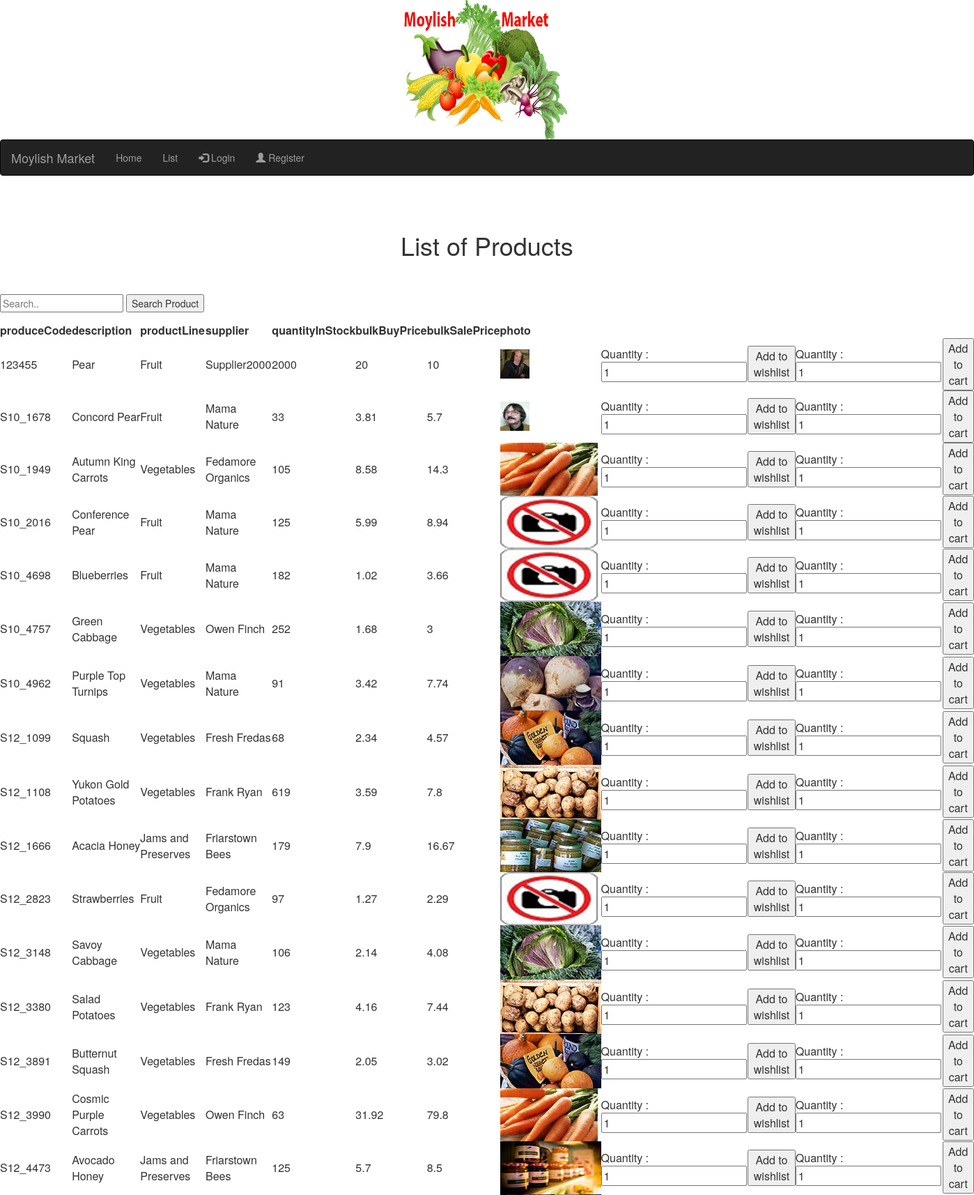
The page /index.php/product/searchProduct (upper part) on the database its author committed.
### tables this page shows
CREATE TABLE `products` (
  `produceCode` varchar(15) NOT NULL,
  `description` varchar(70) NOT NULL,
  `productLine` varchar(50) NOT NULL,
  `supplier` varchar(50) NOT NULL,
  `quantityInStock` smallint(6) NOT NULL,
  `bulkBuyPrice` double NOT NULL,
  `bulkSalePrice` double NOT NULL,
  `photo` varchar(40) NOT NULL
);

### application/controllers/product.php (called while the page is built, shortened)
<?php if ( ! defined('BASEPATH')) exit('No direct script access allowed');
class Product extends CI_Controller {
public function __construct(){
$this->load->model('ProductModel');
$this->load->helper('form');
$this->load->helper('html');
$this->load->helper('url');
$this->load->library('form_validation');
		$this->load->library('session');
}
	public function searchProduct()
	{
		$search = $this->input->post('search');
		$data['product_info']= $this->ProductModel->get_search_products($search);
		$this->load->view('productShopView', $data);
	}
}
?>

### index.php (called while the page is built, shortened)
<?php
require_once BASEPATH.'core/CodeIgniter.php';

### application/models/ProductModel.php (called while the page is built, shortened)
<?php
class ProductModel extends CI_Model {
	function get_search_products($search) {
		$this->db->select("produceCode,description,productLine,supplier,quantityInStock,bulkBuyPrice,bulkSalePrice,photo");
		$this->db->from('products');
		$this->db->where("produceCode LIKE '%$search%' OR description LIKE '%$search%'");
		$query = $this->db->get();
		return $query->result();
 	}
}
?>

### application/views/productShopView.php (the view, shortened to what this page needs)
<?php
$img_base = base_url()."assets/images/products/";
?>
<div class="list">
<br><br>
<h1 class="main"><center>List of Products</h1>
<br><br>
	<div class="search-container">
		<form action="searchProduct" method="post">
			<input type="text" placeholder="Search.." name="search">
			<button type="submit">Search Product</button>
		</form>
	</div>
<table>
<tr>
<th align="left">produceCode</th>
<th align="left">description</th>
<th align="left">productLine</th>
<th align="left">supplier</th>
<th align="left">quantityInStock</th>
<th align="left">bulkBuyPrice</th>
<th align="left">bulkSalePrice</th>
<th align="left" width="100">photo</th>
</tr>
<?php foreach($product_info as $row){?>
<tr>
<td><?php echo $row->produceCode;?></td>
<td><?php echo $row->description;?></td>
<td><?php echo $row->productLine;?></td>
<td><?php echo $row->supplier;?></td>
<td><?php echo $row->quantityInStock;?></td>
<td><?php echo $row->bulkBuyPrice;?></td>
<td><?php echo $row->bulkSalePrice;?></td>
	<td><?php echo anchor('product/viewProduct/'.$row->produceCode, img(array('src'=>$img_base.'thumbs/'.$row->photo))); ?> </td>
	<form action="addToWishList" method="post" >
		<td class="qtyLabel">Quantity : <input type="number" class="qty" value="1" name="quantity" min="1" ></td>
		<td class="wish"><?php echo '<button id="submit" name="wish" class="wishbtn" value="'.$row->produceCode.'">Add to wishlist</button>' ?></td>
	</form>
	<form action="buyProduct" method="post" >
		<td class="qtyLabel">Quantity : <input type="number" class="qty" value="1" name="quantity" min="1" ></td>
		<td class="buy"><?php echo '<button id="submit" name="buy" class="buybtn" value="'.$row->produceCode.'" >Add to cart</button>' ?></tr>
<?php }?>
 </table>
 <br><br>
</div>

### rows shown on the page
products: produceCode "123455", description "Pear", productLine "Fruit", supplier "Supplier2000", quantityInStock "2000", bulkBuyPrice "20", bulkSalePrice "10", produceCode+photo (picture)
products: produceCode "S10_1678", description "Concord Pear", productLine "Fruit", supplier "Mama Nature", quantityInStock "33", bulkBuyPrice "3.81", bulkSalePrice "5.7", produceCode+photo (picture)
products: produceCode "S10_1949", description "Autumn King Carrots", productLine "Vegetables", supplier "Fedamore Organics", quantityInStock "105", bulkBuyPrice "8.58", bulkSalePrice "14.3", produceCode+photo (picture)
products: produceCode "S10_2016", description "Conference Pear", productLine "Fruit", supplier "Mama Nature", quantityInStock "125", bulkBuyPrice "5.99", bulkSalePrice "8.94", produceCode+photo (placeholder picture)
products: produceCode "S10_4698", description "Blueberries", productLine "Fruit", supplier "Mama Nature", quantityInStock "182", bulkBuyPrice "1.02", bulkSalePrice "3.66", produceCode+photo (placeholder picture)
products: produceCode "S10_4757", description "Green Cabbage", productLine "Vegetables", supplier "Owen Finch", quantityInStock "252", bulkBuyPrice "1.68", bulkSalePrice "3", produceCode+photo (picture)
products: produceCode "S10_4962", description "Purple Top Turnips", productLine "Vegetables", supplier "Mama Nature", quantityInStock "91", bulkBuyPrice "3.42", bulkSalePrice "7.74", produceCode+photo (picture)
products: produceCode "S12_1099", description "Squash", productLine "Vegetables", supplier "Fresh Fredas", quantityInStock "68", bulkBuyPrice "2.34", bulkSalePrice "4.57", produceCode+photo (picture)
products: produceCode "S12_1108", description "Yukon Gold Potatoes", productLine "Vegetables", supplier "Frank Ryan", quantityInStock "619", bulkBuyPrice "3.59", bulkSalePrice "7.8", produceCode+photo (picture)
products: produceCode "S12_1666", description "Acacia Honey", productLine "Jams and Preserves", supplier "Friarstown Bees", quantityInStock "179", bulkBuyPrice "7.9", bulkSalePrice "16.67", produceCode+photo (picture)
products: produceCode "S12_2823", description "Strawberries", productLine "Fruit", supplier "Fedamore Organics", quantityInStock "97", bulkBuyPrice "1.27", bulkSalePrice "2.29", produceCode+photo (placeholder picture)
products: produceCode "S12_3148", description "Savoy Cabbage", productLine "Vegetables", supplier "Mama Nature", quantityInStock "106", bulkBuyPrice "2.14", bulkSalePrice "4.08", produceCode+photo (picture)
products: produceCode "S12_3380", description "Salad Potatoes", productLine "Vegetables", supplier "Frank Ryan", quantityInStock "123", bulkBuyPrice "4.16", bulkSalePrice "7.44", produceCode+photo (picture)
products: produceCode "S12_3891", description "Butternut Squash", productLine "Vegetables", supplier "Fresh Fredas", quantityInStock "149", bulkBuyPrice "2.05", bulkSalePrice "3.02", produceCode+photo (picture)
products: produceCode "S12_3990", description "Cosmic Purple Carrots", productLine "Vegetables", supplier "Owen Finch", quantityInStock "63", bulkBuyPrice "31.92", bulkSalePrice "79.8", produceCode+photo (picture)
products: produceCode "S12_4473", description "Avocado Honey", productLine "Jams and Preserves", supplier "Friarstown Bees", quantityInStock "125", bulkBuyPrice "5.7", bulkSalePrice "8.5", produceCode+photo (picture)
